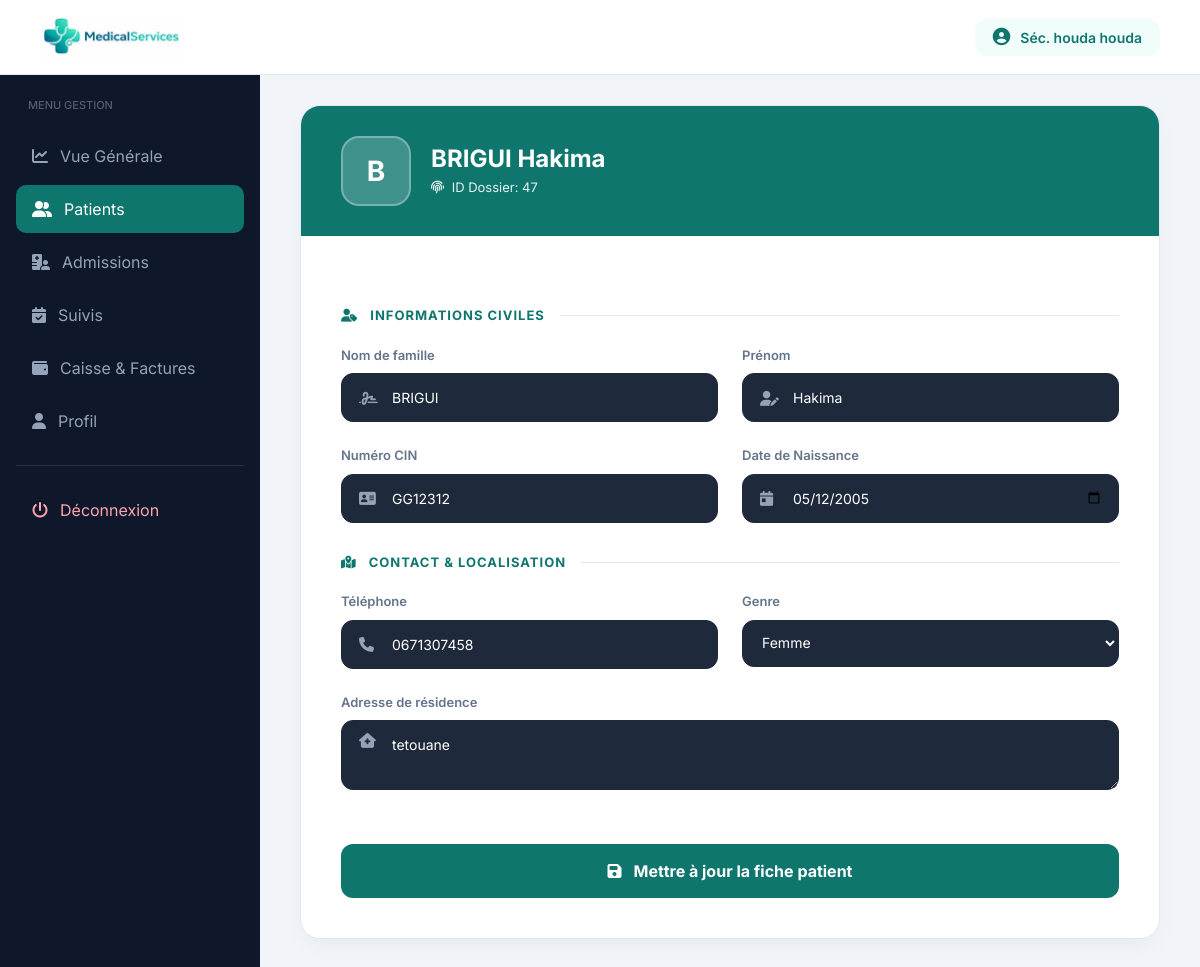
/connexion_secretaire/modifier_patient.php?id=47 (signed in), run on an earlier commit of the app's database.
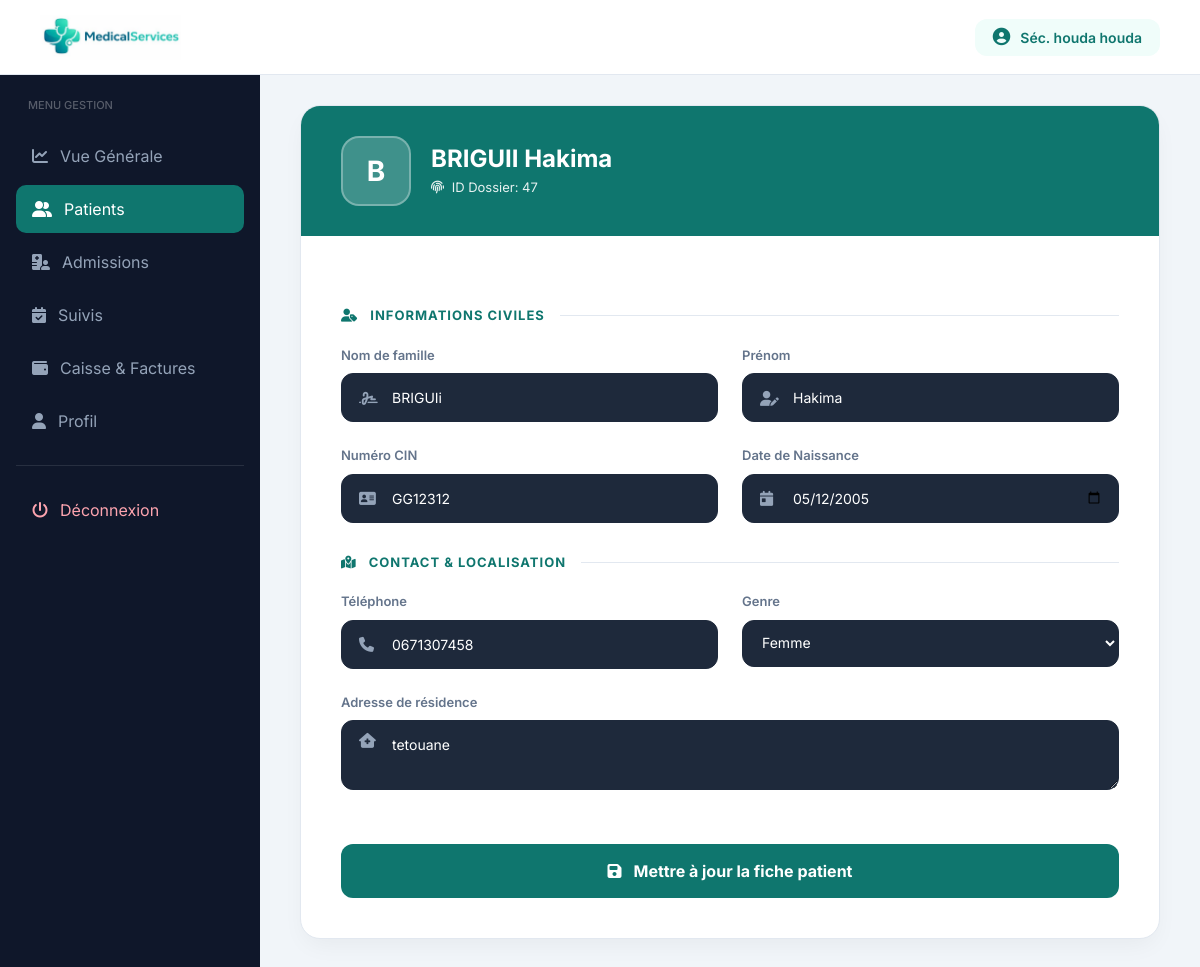
And on a later commit of the database.
### tables this page shows
CREATE TABLE `patients` (
  `id_patient` int(11) NOT NULL,
  `CIN` varchar(10) NOT NULL,
  `nom` varchar(50) NOT NULL,
  `prenom` varchar(50) NOT NULL,
  `date_naissance` date DEFAULT NULL,
  `sexe` varchar(255) DEFAULT NULL,
  `adresse` varchar(100) DEFAULT NULL,
  `telephone` varchar(20) DEFAULT NULL,
  `email` varchar(50) DEFAULT NULL,
  `groupe_sanguin` varchar(255) NOT NULL,
  `statut` varchar(255) NOT NULL DEFAULT 'stable',
  `allergies` text NOT NULL,
  `date_inscription` timestamp NOT NULL DEFAULT current_timestamp(),
  `id_medecin` int(11) NOT NULL
);

### connexion_secretaire/modifier_patient.php (the view, shortened to what the changed rows need)
<?php
include("../config/connexion.php");
$id_patient = isset($_GET['id']) ? $_GET['id'] : $_POST['id_patient'];
$stmt = $pdo->prepare("SELECT * FROM patients WHERE id_patient = ?");
$stmt->execute([$id_patient]);
$patient = $stmt->fetch(PDO::FETCH_ASSOC);
?>
<!DOCTYPE html>
<html lang="fr">
<head>
    <link rel="stylesheet" href="https://cdnjs.cloudflare.com/ajax/libs/font-awesome/6.5.0/css/all.min.css">
    <link href="https://cdn.jsdelivr.net/npm/bootstrap@5.3.2/dist/css/bootstrap.min.css" rel="stylesheet">
</head>
<body>
<div class="wrapper">
    <main class="content">
        <div class="form-card">
            <div class="form-header-profile">
                <div class="avatar-huge"><?= strtoupper(substr($patient['nom'], 0, 1)) ?></div>
                <div>
                    <h2 class="h4 fw-bold mb-0"><?= strtoupper($patient['nom']) ?> <?= $patient['prenom'] ?></h2>
                    <p class="mb-0 mt-1" style="font-size: 13px; opacity: 0.9;">
                        <i class="fa-solid fa-fingerprint me-1"></i> ID Dossier: <?= $patient['id_patient'] ?>
                    </p>
                </div>
            </div>
            <form action="" method="POST" class="form-body">
                <div class="row g-4">
                    <div class="col-md-6">
                        <div class="input-group-custom">
                            <i class="fa-solid fa-signature"></i>
                            <input type="text" name="nom" class="form-control-modern" value="<?= htmlspecialchars($patient['nom']) ?>" required>
                        </div>
                    </div>
                    <div class="col-md-6">
                        <div class="input-group-custom">
                            <i class="fa-solid fa-user-pen"></i>
                            <input type="text" name="prenom" class="form-control-modern" value="<?= htmlspecialchars($patient['prenom']) ?>" required>
                        </div>
                    </div>
                    <div class="col-md-6">
                        <div class="input-group-custom">
                            <i class="fa-solid fa-address-card"></i>
                            <input type="text" name="cin" class="form-control-modern" value="<?= htmlspecialchars($patient['CIN']) ?>" required>
                        </div>
                    </div>
                    <div class="col-md-6">
                        <div class="input-group-custom">
                            <i class="fa-solid fa-calendar-day"></i>
                            <input type="date" name="date_naissance" class="form-control-modern" value="<?= $patient['date_naissance'] ?>">
                        </div>
                    </div>
                </div>
                <div class="row g-4">
                    <div class="col-md-6">
                        <div class="input-group-custom">
                            <i class="fa-solid fa-phone"></i>
                            <input type="tel" name="telephone" class="form-control-modern" value="<?= htmlspecialchars($patient['telephone']) ?>" required>
                        </div>
                    </div>
                    <div class="col-md-6">
                        <label class="form-label">Genre</label>
                        <select name="sexe" class="form-select-modern">
                            <option value="F" <?= $patient['sexe'] == 'F' ? 'selected' : '' ?>>Femme</option>
                        </select>
                    </div>
                    <div class="col-12">
                        <div class="input-group-custom">
                            <i class="fa-solid fa-house-medical" style="top: 20px;"></i>
                            <textarea name="adresse" class="form-control-modern" rows="2"><?= htmlspecialchars($patient['adresse']) ?></textarea>
                        </div>
                    </div>
                </div>
            </form>
        </div>
    </main>
</div>
</body>
</html>

What changed in the data, as far as the page shows it:
changed patients "Hakima": nom "BRIGUI" → "BRIGUII"; nom "BRIGUI" → "BRIGUIi"
